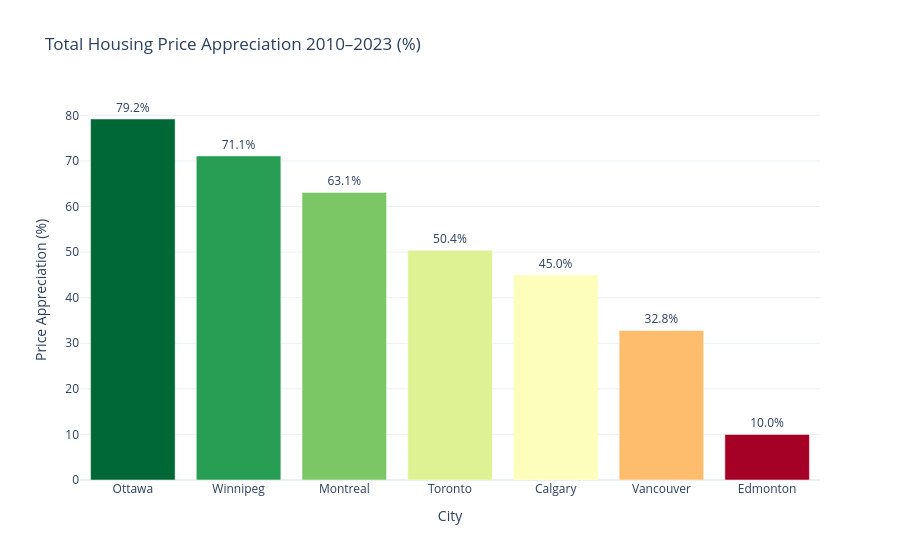

The cell this chart's notebook holds for it:
### Markdown cell above
### Total price appreciation 2010 to 2023

A single number per city: how much did new home prices grow over 13 years? This cuts through year-to-year noise and shows the full picture.

### Code cell
df_appr = pd.read_sql_query(
    """
    SELECT
        b.city,
        ROUND((l.price_index - b.price_index) * 100.0 / b.price_index, 1) AS appreciation_pct
    FROM
        (SELECT city, price_index FROM housing_price_index WHERE year = 2010) b
        JOIN (SELECT city, price_index FROM housing_price_index WHERE year = 2023) l
            ON b.city = l.city
    ORDER BY appreciation_pct DESC
    """,
    conn,
)

fig2 = px.bar(
    df_appr,
    x="city",
    y="appreciation_pct",
    color="appreciation_pct",
    color_continuous_scale="RdYlGn",
    text="appreciation_pct",
    title="Total Housing Price Appreciation 2010–2023 (%)",
    labels={"city": "City", "appreciation_pct": "Appreciation (%)"},
)
fig2.update_traces(texttemplate="%{text:.1f}%", textposition="outside")
fig2.update_layout(
    template="plotly_white",
    coloraxis_showscale=False,
    yaxis_title="Price Appreciation (%)",
    uniformtext_minsize=10,
)
fig2.show()

### Figure 1 — Plotly figure (JSON) as saved in the notebook; plotly's stock layout.template omitted (floating-point values rounded to 4 significant figures)
{"data": [{"hovertemplate": "City=%{x}<br>Appreciation (%)=%{marker.color}<extra></extra>", "legendgroup": "", "marker": {"color": [79.2, 71.1, 63.1, 50.4, 45.0, 32.8, 10.0], "coloraxis": "coloraxis", "pattern": {"shape": ""}}, "name": "", "orientation": "v", "showlegend": false, "text": [79.2, 71.1, 63.1, 50.4, 45.0, 32.8, 10.0], "textposition": "outside", "texttemplate": "%{text:.1f}%", "type": "bar", "x": ["Ottawa", "Winnipeg", "Montreal", "Toronto", "Calgary", "Vancouver", "Edmonton"], "xaxis": "x", "y": [79.2, 71.1, 63.1, 50.4, 45.0, 32.8, 10.0], "yaxis": "y"}], "layout": {"barmode": "relative", "coloraxis": {"colorbar": {"title": {"text": "Appreciation (%)"}}, "colorscale": [[0, "rgb(165,0,38)"], [0.1, "rgb(215,48,39)"], [0.2, "rgb(244,109,67)"], [0.3, "rgb(253,174,97)"], [0.4, "rgb(254,224,139)"], [0.5, "rgb(255,255,191)"], [0.6, "rgb(217,239,139)"], [0.7, "rgb(166,217,106)"], [0.8, "rgb(102,189,99)"], [0.9, "rgb(26,152,80)"], [1, "rgb(0,104,55)"]], "showscale": false}, "legend": {"tracegroupgap": 0}, "title": {"text": "Total Housing Price Appreciation 2010–2023 (%)"}, "uniformtext": {"minsize": 10}, "xaxis": {"anchor": "y", "domain": [0, 1], "title": {"text": "City"}}, "yaxis": {"anchor": "x", "domain": [0, 1], "title": {"text": "Price Appreciation (%)"}}}}
